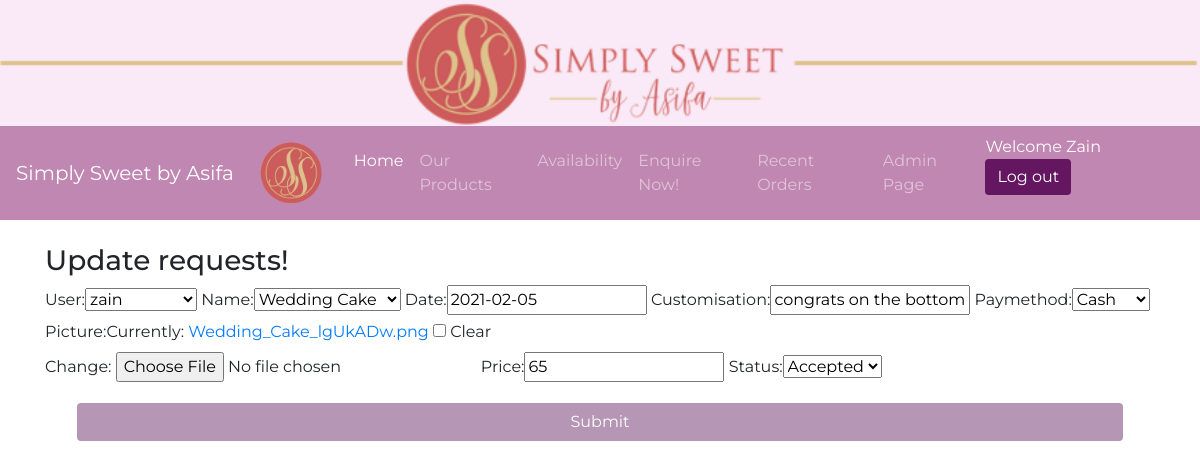
Screenshot of /updates/9/ (signed in) with the database file from the repository.
### store/models.py (models this page shows, shortened)
class Request(models.Model):
		CATEGORY = (
						('Accepted','Accepted'),
						('Pending','Pending'),
						('Rejected','Rejected'),
		)
		TYPE = (
				('Cash','Cash'),
				('Card','Card'),
	)
		user = models.ForeignKey(User, on_delete=models.SET_NULL,null=True, default=None)
		price = models.IntegerField(null=True)
		date = models.DateField(auto_now=False, auto_now_add=False)
		name = models.ForeignKey(Product, on_delete=models.SET_NULL, null=True,default=None)
		Customisation = models.CharField(max_length=1000, null=True)
		status = models.CharField(max_length=50, null=True, choices=CATEGORY,default='Pending')
		paymethod = models.CharField(max_length=50, null=True, choices=TYPE)
		picture = models.ImageField(null=True)

### store/views.py (the view, shortened to what this page needs)
# urls.py: path('updates/',views.updates,name='updates'),
def updates(request, pk):
	updates = Request.objects.get(id=pk)
	form = Update(instance=updates)
	context = {'updates':updates,'form':form}
	return render(request, 'store/Updates.html', context)

### store/forms.py
class Update(ModelForm):
    date = forms.DateField()
    Customisation = forms.CharField(max_length=1000)
    picture = forms.ImageField(required=False)
    class Meta:
        model = Request
        fields = ['user','name','date','Customisation','paymethod','picture','price','status']

### store/models.py (called while the page is built)
	def __str__(self):
		return self.name

### store/templates/store/updates.html (shortened to what this page needs)
{% extends 'store/main.html' %}
{% load static %}
{% block content %}
<head>
	<link rel="stylesheet" href="https://stackpath.bootstrapcdn.com/bootstrap/4.1.3/css/bootstrap.min.css">
	<link rel="stylesheet" href="https://use.fontawesome.com/releases/v5.6.1/css/all.css">
</head>
     <h3>Update requests!</h3>
     <form method="POST" action="">
          {{form}}
          <div class="d-flex justify-content-center mt-3 login_container">
               <input class="btn submitbutton" type="submit" value="Submit">
          </div>
     </form>
{% endblock content %}

### store/templates/store/main.html (shortened to what this page needs)
<!DOCTYPE html>
{% load static%}
<html>
<head>
    <link rel="stylesheet" href="https://stackpath.bootstrapcdn.com/bootstrap/4.4.1/css/bootstrap.min.css">
    <link rel="stylesheet" type="text/css" href="{% static 'css/main.css' %}">
</head>
<body>
    <div style="margin-bottom: 0px;">
      <img id ="backdrop-icon" width ="1500" src="{% static 'images/backdrop.svg' %}">
    </div>
    <nav class="navbar navbar-expand-lg navbar-dark bg-dark">
    <a class="navbar-brand" href="{% url 'home' %}">Simply Sweet by Asifa</a>
	  <a class="navbar-brand" href="{% url 'home' %}"><img id ="logo-icon" src="{% static 'images/logo.png' %}"></a>
	  <div class="collapse navbar-collapse" id="navbarSupportedContent">
	    <ul class="navbar-nav mr-auto">
	      <li class="nav-item active">
	        <a class="nav-link" href="{% url 'home' %}">Home <span class="sr-only">(current)</span></a>
        </li>
        <li class="nav-item activer">
          <a class="nav-link" href="{% url 'store'%}">Our Products <span class="sr-only">(current)</span></a>
        </li>
        <li class="nav-item activer">
          <a class="nav-link" href="{% url 'availability'%}">Availability <span class="sr-only">(current)</span></a>
        </li>
        {% if request.user.is_authenticated %}
        <li class="nav-item activer">
          <a class="nav-link" href="{% url 'enquire'%}">Enquire Now! <span class="sr-only">(current)</span></a>
        </li>
        <li class="nav-item activer">
          <a class="nav-link" href="{% url 'orders'%}">Recent Orders <span class="sr-only">(current)</span></a>
        </li>
        <li class="nav-item activer">
          <a class="nav-link" href="{% url 'admn'%}">Admin Page<span class="sr-only">(current)</span></a>
        </li>
        {% endif %}
	    </ul>
      {% if request.user.is_authenticated %}
      <p style="color:white">Welcome {{user.first_name}}</p}
        <a href="{% url 'logout' %}" class ="btn btn-warning">Log out</a>
      {% else %}
        <div class="form-inline my-2 my-lg-0">
              <a href="{% url 'login'%}" class="btn btn-warning">Login</a>
        </div>
      {% endif %}
	  </div>
	</nav>
     <div class="container">
            <br>
            {% block content %}
            {% endblock content %}
         </div>
</body>
</html>

### static/css/main.css (style rules this page uses)
body { font-family: 'Montserrat', sans-serif; }
body { background-color: FCCDE2; }
h1,h2,h3,h4,h5,h6 { color:hsl(0, 0%, 30%); }
.bg-dark { background-color: #c087b2!important; }
#logo-icon { width:80px; display: inline-block; margin-left: 0px; }
#backdrop-icon { width:100%; display: inline-block; margin-left: 0px; background-color: rgb(250, 233, 246); }
.btn { border-radius: 0; }
.button,.btn-warning { background-color: #641660; border: none; color: white; text-align: center; text-decoration: none; display: inline-block; font-size: 16px; }

### store/templates/store/updates.html (style rules this page uses)
body { font-family: 'Montserrat', sans-serif; }
body, html { margin: 0; padding: 0; height: 100%; }
.submitbutton { width: 100%; background: #b596b5 !important; color: white !important; }
.login_container { padding: 0 2rem; }
.bg-dark { background-color: #c087b2!important; }
.button,.btn-warning { background-color: #641660; border: none; color: white; text-align: center; text-decoration: none; display: inline-block; font-size: 16px; }

### rows the page displays
Request: user "zain", name "Wedding Cake", date "2021-02-05", Customisation "congrats on the bottom", paymethod "Cash", price "65", status "Accepted"

### other values shown
{{ user.first_name }} "Zain"
